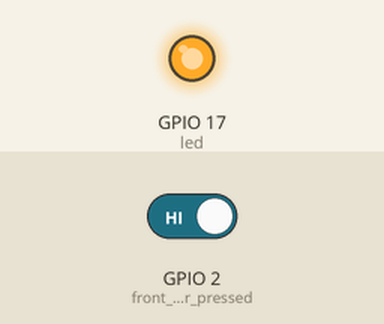
The program below on a simulated Raspberry Pi (BCM pin numbers). Parts: output pins drawn as LEDs (lit = HIGH). The inputs (shaded band) are chosen by the test bench; at power-on: GPIO 2 (front_door_pressed) HIGH. Web requests get an empty 200 reply after 0.4 s; what the program prints to the terminal is not drawn.

Above: at 0.5 s.
At 2.5 s:
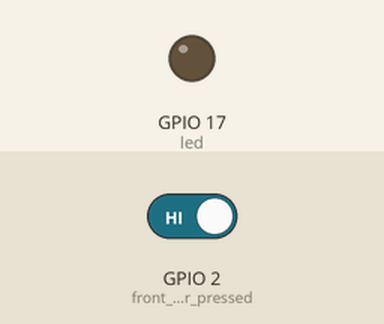
Timing chart, 0 to 4.0 s (numbered marks = the images above):
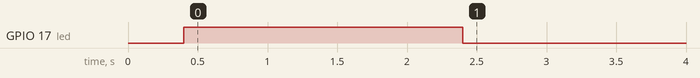

The program:

projectwork_ifttt.py
```python
from gpiozero import LED, Button
from time import sleep
from signal import pause
import urllib2

led=LED(17)
front_door_pressed=Button(2)
#def light():
#	  if(ifttt()==0):
#		front_door_pressed.when_pressed=ifttt
#		led.on()
#		sleep(2)
#		led.off()

def ifttt():
            print "done"
      #led.on()
      #sleep(2)
      #led.off
            urllib2.urlopen("https://maker.ifttt.com/trigger/front_door_pressed/with/key/hBgwVN2raqAmjrPLQIULaTWbAejD8fYJipCyiKL3jlC").read

            front_door_pressed.when_pressed=ifttt
            led.on()
            sleep(2)
            led.off()

ifttt()
#light()
pause()
```
